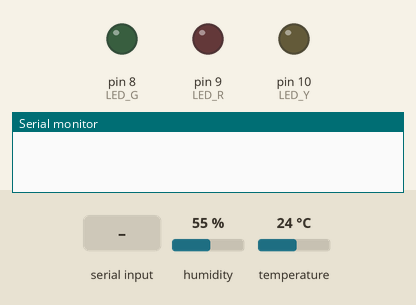
This sketch was run on a simulated Arduino Uno, built with avr-gcc and run on an emulated ATmega328P. Parts: output pins drawn as LEDs (lit = HIGH), the last lines printed to the serial monitor. The inputs (shaded band) are chosen by the test bench; at power-on: humidity 55 %, temperature 24 °C.

Above: at 2.2 s.
2.3 s: "1" received over the second serial link
At 3.8 s:
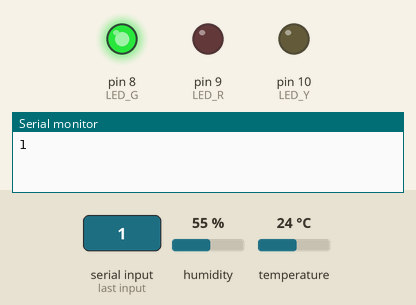
4.5 s: "2" received over the second serial link
At 6.2 s:
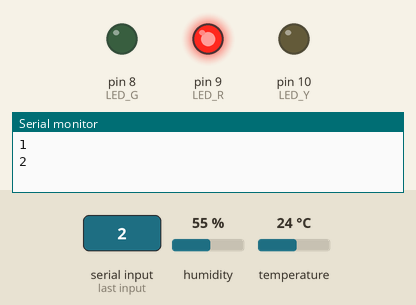
6.5 s: "3" received over the second serial link
At 7.4 s:
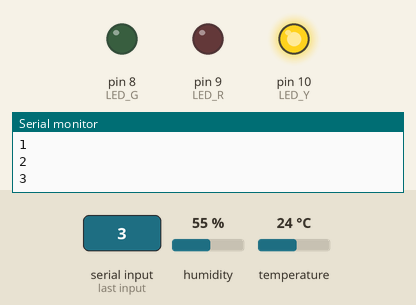
Timing chart, 0 to 9.5 s (numbered marks = the images above; inputs shaded):
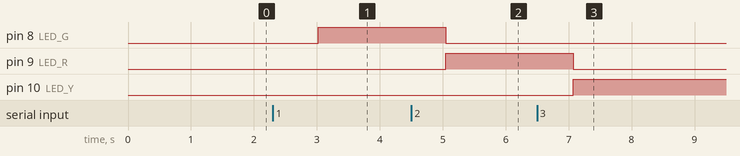

Measured:
- after the input at 2.3 s, pin 8 (LED_G): LOW → HIGH after 0.72 s
- after the input at 4.5 s, pin 8 (LED_G): HIGH → LOW after 0.55 s; pin 9 (LED_R): LOW → HIGH after 0.55 s
- after the input at 6.5 s, pin 9 (LED_R): HIGH → LOW after 0.57 s; pin 10 (LED_Y): LOW → HIGH after 0.57 s

The sketch:

arduino_bt_appinventor.ino
```cpp
#include <SoftwareSerial.h>
#include "DHT.h"

#define BT_RXD 5
#define BT_TXD 4
SoftwareSerial bluetooth(BT_RXD, BT_TXD);

#define DHTPIN 2
#define DHTTYPE DHT11   // DHT 11
DHT dht(DHTPIN, DHTTYPE);

#define LED_G 8
#define LED_R 9
#define LED_Y 10
int led_mod = 1;

void setup() {
  // put your setup code here, to run once:
  bluetooth.begin(9600);
  dht.begin();
  Serial.begin(9600);
  delay(1000);

  pinMode(LED_G, OUTPUT);
  pinMode(LED_R, OUTPUT);
  pinMode(LED_Y, OUTPUT);
}

void LED_ON(int G, int R, int Y)
{
  digitalWrite(LED_G, LOW);
  digitalWrite(LED_R, LOW);
  digitalWrite(LED_Y, LOW);
  if (G > 0) {
    digitalWrite(LED_G, HIGH);
  }
  if (R > 0) {
    digitalWrite(LED_R, HIGH);
  }
  if (Y > 0) {
    digitalWrite(LED_Y, HIGH);
  }
}


void loop() {
  delay(1000);
  //LED_ON(led_mod & 0x01, led_mod & 0x02, led_mod & 0x04);
  //led_mod++;
  //LED_ON(led_mod & 0x01, led_mod & 0x02, led_mod & 0x04);
  //led_mod = led_mod << 1;
  //if (led_mod > 0x04)
  //  led_mod = 1;

  // put your main code here, to run repeatedly:
  char rec_data = 0;
  if (bluetooth.available()) {
    rec_data = bluetooth.read();
    Serial.println(rec_data);
  }

  if (rec_data == '1') {
    LED_ON(1, 0, 0);
  }
  else if (rec_data == '2') {
    LED_ON(0, 1, 0);
  }
  else if (rec_data == '3') {
    LED_ON(0, 0, 1);
  }

  // Reading temperature or humidity takes about 250 milliseconds!
  // Sensor readings may also be up to 2 seconds 'old' (its a very slow sensor)
  float h = dht.readHumidity();
  // Read temperature as Celsius (the default)
  float t = dht.readTemperature();
  // Read temperature as Fahrenheit (isFahrenheit = true)
  float f = dht.readTemperature(true);

  // Check if any reads failed and exit early (to try again).
  if (isnan(h) || isnan(t) || isnan(f)) {
    Serial.println(F("Failed to read from DHT sensor!"));
    return;
  }
  //Serial.print(F("Humidity: "));
  //Serial.print(h);
  //Serial.print(F("%  Temperature: "));
  //Serial.print(t);
  //Serial.println(F("°C "));
  char charbuf[20] = {0};
  if (rec_data == 't') {
    String c = String(t);
    c.toCharArray(charbuf, c.length());
    bluetooth.write(charbuf);
    Serial.println(charbuf);
  }
  else if (rec_data == 'h') {
    String c = String(h);
    c.toCharArray(charbuf, c.length());
    bluetooth.write(charbuf);
    Serial.println(charbuf);
  }
}
```
